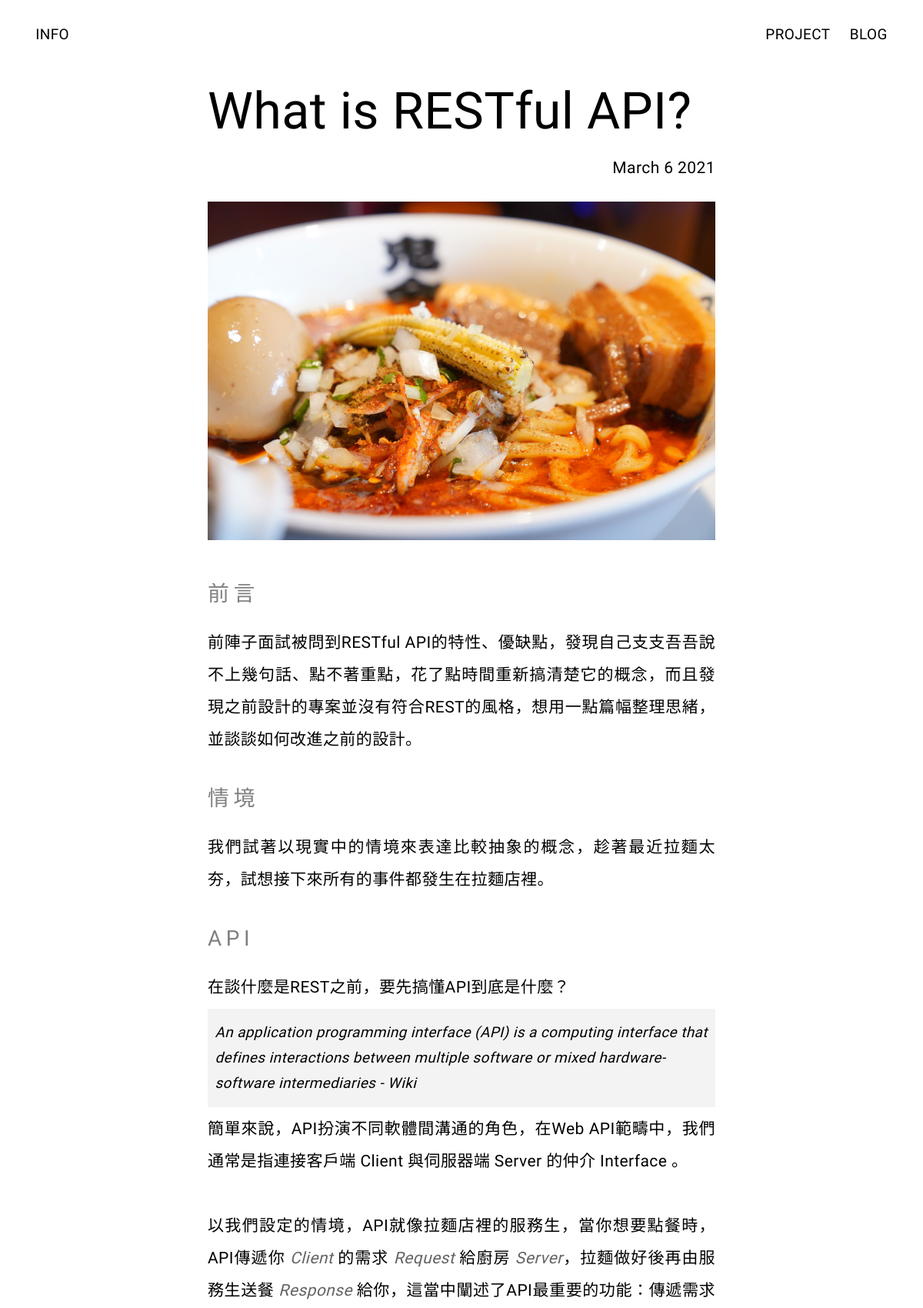
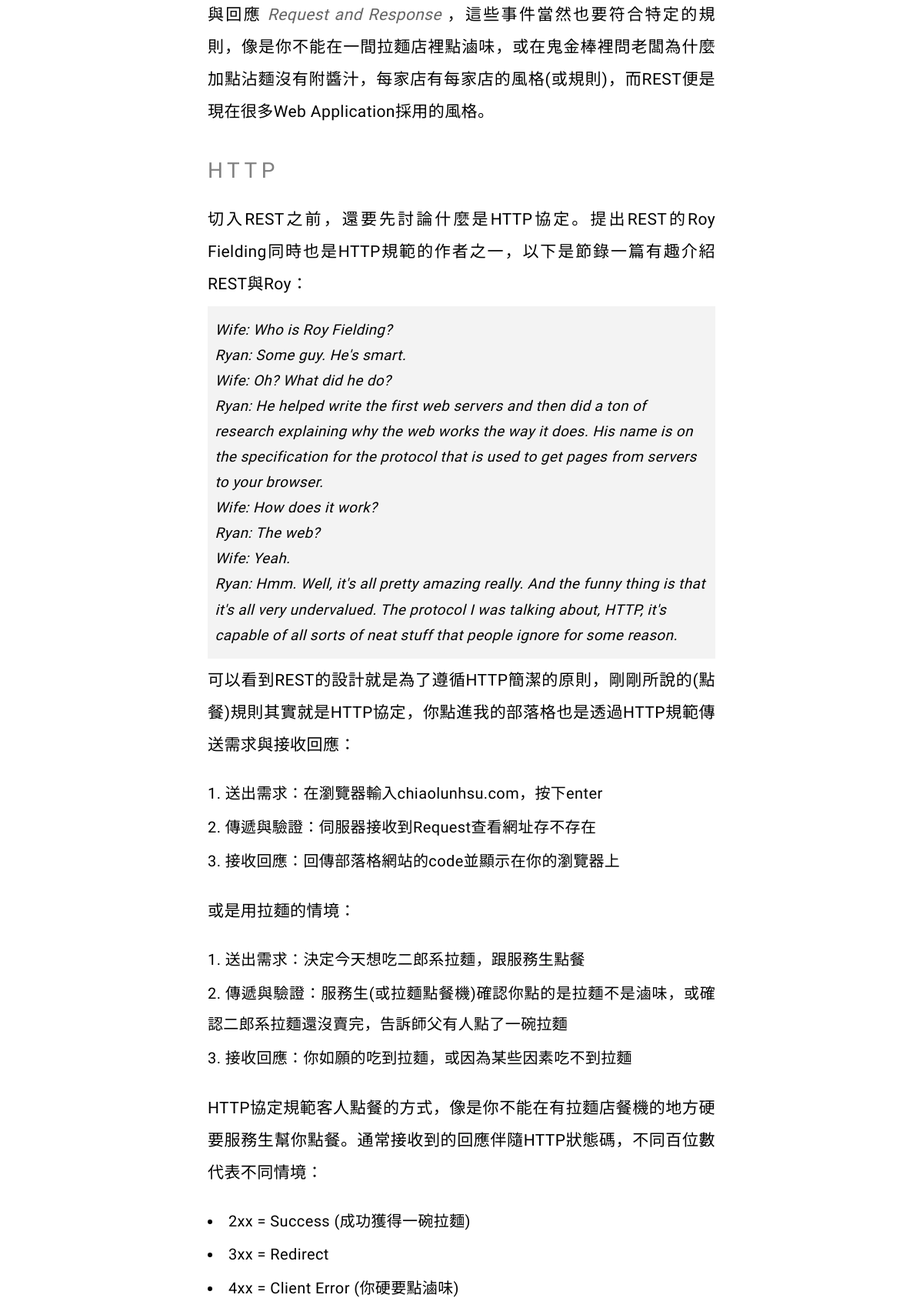
Page /blog/3/ (upper part) on the committed database (2 pictures, top to bottom).
### blog/models.py (models this page shows, shortened)
class Blog(models.Model):
    title = models.CharField(max_length=200)
    description = models.TextField()
    date = models.DateField()

### blog/views.py (the view)
# urls.py: path('<int:blog_id>/', views.detail_blog, name='detail_blog'),
def detail_blog(request, blog_id):
    blog = get_object_or_404(Blog, pk=blog_id)
    return render(request, 'blog/detail_blog.html', {'blog': blog})

### blog/templates/blog/detail_blog.html (shortened to what this page needs)
{% extends 'info/base.html' %}
{% block head %}
{% load static %}
<link rel="stylesheet" href="{% static 'blog/detail_blog.css' %}">
{% endblock %}
{% block content %}
{% load static %}
<div class="blog-detail">
    <h1>
        {{ blog.title|safe }}
    </h1>
    <h4>
        {{ blog.date|date:'F j Y' }}
    </h4>
    <div class="description">
        {{ blog.description|safe }}
    </div>
</div>
{% endblock %}

### info/static/info/style.css (style rules this page uses)
* { margin: 0; padding: 0; box-sizing: border-box; font-size: 100%; font-weight: 300; font: inherit; vertical-align: baseline; }
:root { --ms-2: 0.56rem; --ms-1: 0.75rem; --ms0: 1rem; --ms1: 1.33rem; --ms2: 1.78rem; --ms3: 2.37rem; --ms4: 3.16rem; --ms5: 4.21rem; --ms6: 5.61rem; --ms7: 7.48rem; --ms8: 9.97rem; --ms9: 13.29rem; --ms10: 17.71rem; --ms11: 23.61rem; --ms12: 31.47rem; }
html, body { line-height: 1.2; font-family: "Arimo", helvetica, arial, sans-serif; height: auto; letter-spacing: 0.02em; background: #ffffff; font-size: 18px; }
@media (min-width: 576px) { html, body { font-size: 19px; } }
@media (min-width: 768px) { html, body { font-size: 20px; } }
@media (min-width: 1024px) { html, body { font-size: 21px; } }
body::before { content: ""; position: fixed; top: -10rem; left: 0px; background: rgb(255, 255, 255); width: 100vw; height: calc(10rem + 100vh); z-index: -1; }
li, a { font-size: 0.95em; color: black; text-decoration: none; list-style: none; }

### blog/static/blog/detail_blog.css (style rules this page uses)
.blog-detail { margin: 5rem auto 1em; width: 55%; }
.blog-detail > h1 { font-size: var(--ms4); }
.blog-detail > h4 { font-size: var(--ms0); padding-top: 1em; text-align: right; }
.description { font-size: var(--ms0); padding-top: 1.5em; text-align: justify; line-height: 2; }
.Heading { font-size: var(--ms1); padding: 1em 0em 0.5em; color: gray; letter-spacing: 0.2em; }
.Explanation { font-style: italic; background-color: rgb(243, 243, 243); padding: 0.75em 0.5em; margin: 0.4em 0em; font-size: 0.9em; line-height: 1.75; text-align: left; }
.English { font-style: italic; color: rgb(100, 100, 100); }
ul { padding: 1em 0em; }
li { list-style-position: inside; padding: 0.1em 0em; }
.list-number { list-style-type: decimal; }
.list-disc { list-style-type: disc; }
img { width: 100%; height: 100%; position: center; }

### rows in the picture
Blog: title "What is RESTful API?", date "March 6 2021", description (picture), description "前言 前陣子面試被問到RESTful API的特性、優缺點，發現自己支支吾吾說不上幾句話、點不著重點，花了點時間重新搞清楚它的概念，而且發現之前設計的專案並沒有符合REST的風格，想用一點篇幅整理思緒，並談談如何改進之前的設計。 情境 我們試著以現實中的情境來表達比較抽象的概念，趁著最近拉麵太夯，試想接下來所有的事件都發生在拉麵店裡。 API 在談什麼是REST之前，要先搞懂API到底是什麼？ An application programming interface (API) is a computing interface that defines interactions between multiple software or mixed hardware-software intermediaries - Wiki 簡單來說，API扮演不同軟體間溝通的角色，在Web API範疇中，我們通常是指連接客戶端 Client 與伺服器端 Server 的仲介 Interface 。 以我們設定的情境，API就像拉麵店裡的服務生，當你想要點餐時，API傳遞你 Client 的需求 Request 給廚房 Server ，拉麵做好後再由服務生送餐 Response 給你，這當中闡述了API最重要的功能：傳遞需求與回應 Request and Response ，這些事件當然也要符合特定的規則，像是你不能在一間拉麵店裡點滷味，或在鬼金棒裡問老闆為什麼加點沾麵沒有附醬汁，每家店有每家店的風格(或規則)，而REST便是現在很多Web Application採用的風格。 HTTP…"
